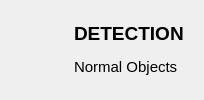
              <widget class="QWidget" name="augment_panel_info_detection">
               <layout class="QHBoxLayout" name="horizontalLayout_7">
                <item>
                 <widget class="QToolButton" name="toolButton_6">
                  <property name="autoFillBackground">
                   <bool>false</bool>
                  </property>
                  <property name="text">
                   <string/>
                  </property>
                  <property name="icon">
                   <iconset resource="icons.qrc">
                    <normaloff>:/png/resources/search.png</normaloff>:/png/resources/search.png</iconset>
                  </property>
                  <property name="iconSize">
                   <size>
                    <width>40</width>
                    <height>40</height>
                   </size>
                  </property>
                  <property name="checkable">
                   <bool>true</bool>
                  </property>
                  <property name="checked">
                   <bool>false</bool>
                  </property>
                  <property name="autoRaise">
                   <bool>true</bool>
                  </property>
                 </widget>
                </item>
                <item>
                 <widget class="QFrame" name="frame_24">
                  <property name="autoFillBackground">
                   <bool>false</bool>
                  </property>
                  <property name="frameShape">
                   <enum>QFrame::NoFrame</enum>
                  </property>
                  <property name="frameShadow">
                   <enum>QFrame::Plain</enum>
                  </property>
                  <layout class="QVBoxLayout" name="verticalLayout_15">
                   <item>
                    <widget class="QLabel" name="label_11">
                     <property name="font">
                      <font>
                       <pointsize>14</pointsize>
                       <bold>true</bold>
                      </font>
                     </property>
                     <property name="text">
                      <string>DETECTION</string>
                     </property>
                    </widget>
                   </item>
                   <item>
                    <widget class="QLabel" name="label_12">
                     <property name="font">
                      <font>
                       <pointsize>11</pointsize>
                      </font>
                     </property>
                     <property name="text">
                      <string>Normal Objects</string>
                     </property>
                    </widget>
                   </item>
                  </layout>
                 </widget>
                </item>
               </layout>
              </widget>
